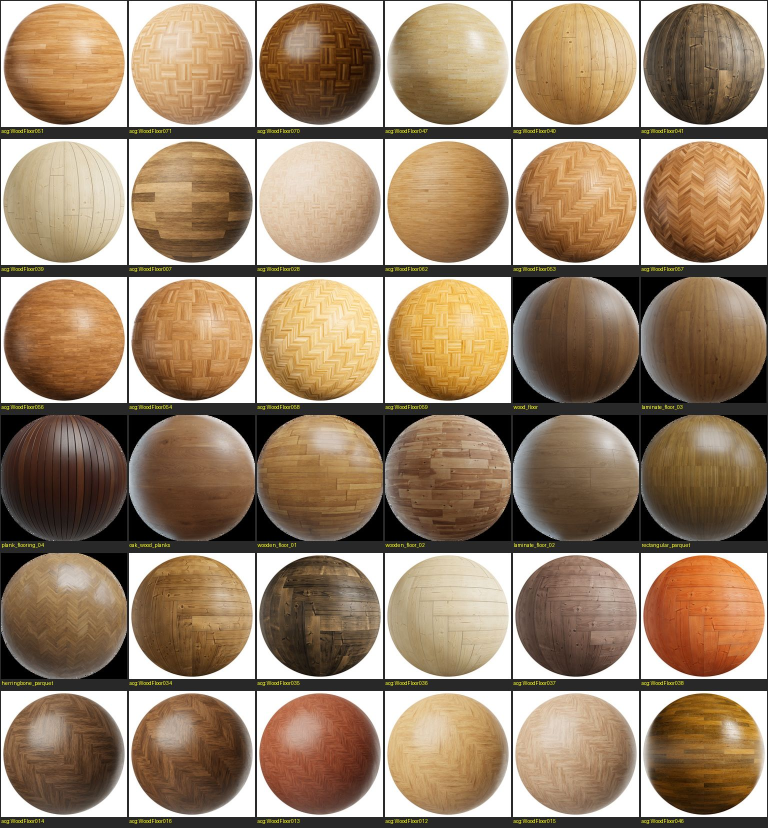
#> input picture render/logs/contact-0.jpg, 1536 x 1656 px (shown at 1/2 size)
$ python -i fetch.py   (imports and definitions only)
#> lines starting #> are read from the running program, lines starting #| are printed output that depends on the picture
#!/usr/bin/env python3
"""VILNYI Barreiro 2 - CC0 asset fetcher (Poly Haven + ambientCG).

Modes (read from render/assets/request.json -> "mode", or argv[1]):
  catalog  dump compact catalogs of Poly Haven textures/hdris/models and ambientCG materials
           into render/assets/catalog/*.json (used to choose assets by metadata)
  thumbs   download preview thumbnails of request["thumbs"] ids into labelled contact sheets
           render/logs/contact-<n>.jpg (for visual checking of candidates)
  build    download everything in render/assets/selection.json:
             2K masters -> CACHE (not committed)
             web 1K JPEG maps -> assets/pbr/<slot>/, 1K .hdr -> assets/hdri/, 1K GLB -> assets/models/
             assets/manifest.json, render/assets/blender_manifest.json, render/logs/assets.txt
All assets are CC0 (Poly Haven: https://polyhaven.com/license, ambientCG: https://docs.ambientcg.com/license/).
"""
import io, json, os, re, shutil, subprocess, sys, time, zipfile, hashlib
import urllib.request, urllib.error

ROOT = os.path.abspath(os.path.join(os.path.dirname(__file__), '..', '..'))
CACHE = os.environ.get('ASSET_CACHE', os.path.expanduser('~/.cache/vilnyi-assets'))
UA = 'VILNYI-Barreiro2-assets/1.0 (+https://github.com/yosmos384-ship-it/vilnyi-barreiro2)'
PH_API = 'https://api.polyhaven.com'
ACG_API = 'https://ambientcg.com/api/v2/full_json'
LOG = []
FAIL = []


# [170 lines left out: functions log, get, download, wjson, acg_all, mode_catalog and 2 more, not called in this run]


# ------------------------------------------------------------------ build helpers
from PIL import Image  # noqa: E402

Image.MAX_IMAGE_PIXELS = None
MAPKEYS = {  # web map name -> poly haven file keys (lowercase match), ambientCG suffixes
    'albedo': (['diffuse', 'diff', 'col', 'albedo'], ['_Color']),
    'normal': (['nor_gl'], ['_NormalGL']),
    'roughness': (['rough', 'roughness'], ['_Roughness']),
    'ao': (['ao'], ['_AmbientOcclusion']),
    'metal': (['metal', 'metalness'], ['_Metalness']),
    'disp': (['displacement', 'disp'], ['_Displacement']),
    'opacity': (['alpha', 'opacity', 'mask'], ['_Opacity']),
}


# [40 lines left out: functions ph_pick, ph_urls, apply_bake, not called in this run]


def save_web(src, dst, size=1024, q=85, mode='RGB', bake=None):
#> called with src = '../logs/contact-0.jpg', dst = 'out.png', size = 1024, q = 85, mode = 'RGB'
    im = Image.open(src)
#> im is the input picture: PIL image 1536x1656 RGB; mean R, G, B 155.3, 132.6, 108.5
    if bake:
        im = apply_bake(im, bake)
    if im.mode in ('I;16', 'I;16B', 'I', 'F'):
        import numpy as np
        a = np.asarray(im, dtype='float32')
        a = a / max(1.0, a.max())
        im = Image.fromarray((a * 255).clip(0, 255).astype('uint8'))
    im = im.convert(mode)
    if im.size != (size, size):
        im = im.resize((size, size), Image.LANCZOS)
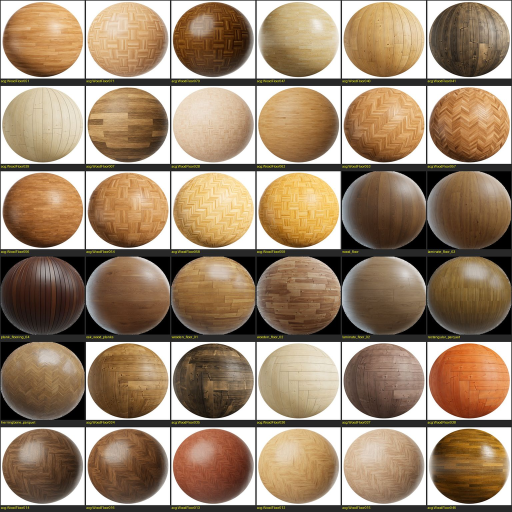
#> im: PIL image 1024x1024 RGB (shown at 1/2 size); mean R, G, B 155.1, 132.5, 108.4
    os.makedirs(os.path.dirname(dst), exist_ok=True)
    im.save(dst, 'JPEG', quality=q, optimize=True, progressive=True)
    return os.path.getsize(dst)


# [4 lines left out: function channel, not called in this run]


PH_INFO = {}


# [4 lines left out: function ph_info, not called in this run]


ACG_INDEX = None


# [174 lines left out: functions acg_asset, acg_zip_url, tex_set, hdri, model, run, not called in this run]


HINTS = {  # physically-plausible parameters for keys that need no bitmap
    'glass-window': {'color': '#dfe9ee', 'roughness': 0.02, 'metalness': 0, 'transmission': 1, 'ior': 1.52, 'thickness': 0.024, 'note': 'double glazing, slight green-blue tint'},
    'glass-railing': {'color': '#e6efef', 'roughness': 0.03, 'metalness': 0, 'transmission': 1, 'ior': 1.52, 'thickness': 0.02},
    'shower-glass': {'color': '#f2f6f6', 'roughness': 0.02, 'metalness': 0, 'transmission': 1, 'ior': 1.52, 'thickness': 0.01},
    'glass-drinking': {'color': '#ffffff', 'roughness': 0.0, 'metalness': 0, 'transmission': 1, 'ior': 1.5, 'thickness': 0.003},
    'mirror': {'color': '#f4f4f4', 'roughness': 0.0, 'metalness': 1},
    'water': {'color': '#2f4f5a', 'roughness': 0.05, 'metalness': 0, 'transmission': 0.0, 'ior': 1.33, 'note': 'use animated normal (three Water/Water2) or Blender ocean/noise bump'},
    'foliage': {'color': '#4d6b35', 'roughness': 0.6, 'metalness': 0, 'sheen': 0.3, 'translucency': 0.3, 'note': 'olive: #6f7f5a top / #9aa58a underside'},
    'plant-leaf': {'color': '#3f6a2c', 'roughness': 0.5, 'metalness': 0, 'translucency': 0.3},
    'candle-wax': {'color': '#f3ece0', 'roughness': 0.45, 'metalness': 0, 'subsurface': 0.5},
    'bulb-emissive': {'color': '#ffffff', 'emissive': '#ffd7a8', 'kelvin': 2700, 'watts': 6},
    'downlight-emissive': {'color': '#ffffff', 'emissive': '#ffe2bd', 'kelvin': 3000, 'watts': 8, 'lumens': 700},
    'led-strip-emissive': {'color': '#ffffff', 'emissive': '#ffd9a8', 'kelvin': 2700, 'wattsPerMetre': 10},
}


# [142 lines left out: functions mode_build, main, not called in this run]


# [2 lines not run here, left out]

>>> result = save_web('../logs/contact-0.jpg', 'out.png')

$ run again, on render/logs/contact-4.jpg
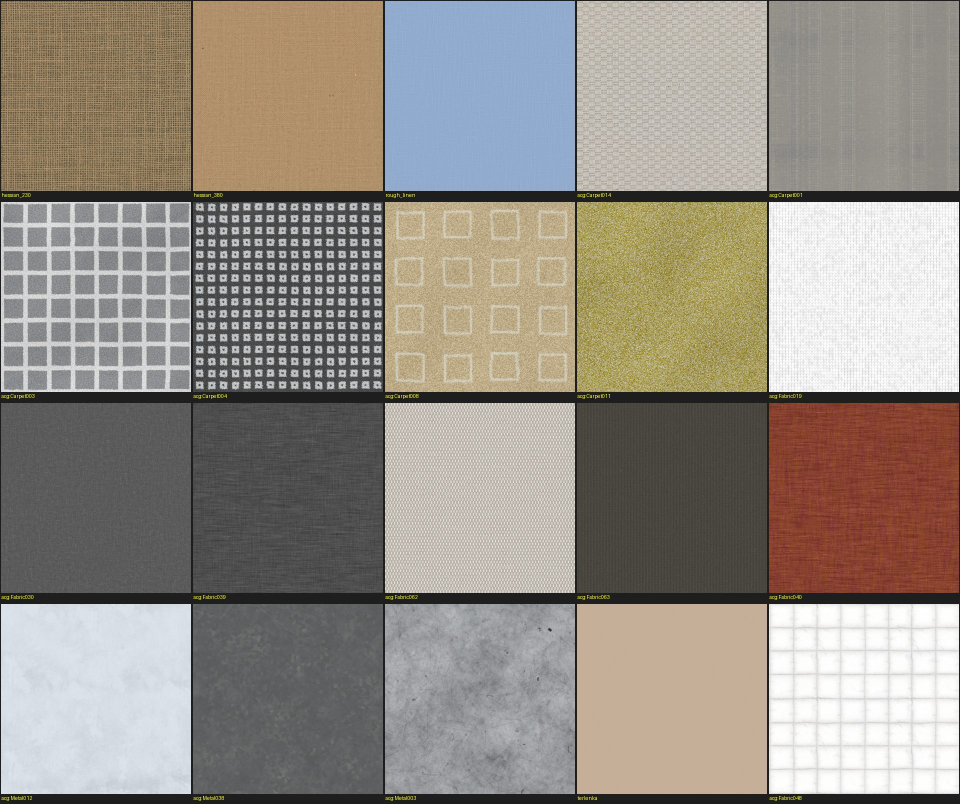
#> input picture render/logs/contact-4.jpg, 1920 x 1608 px (shown at 1/2 size)
#> in save_web, im is the input picture: PIL image 1920x1608 RGB; mean R, G, B 149.8, 142.7, 133.7
#> in save_web, `im = im.resize((size, size), Image.LANCZOS)`:
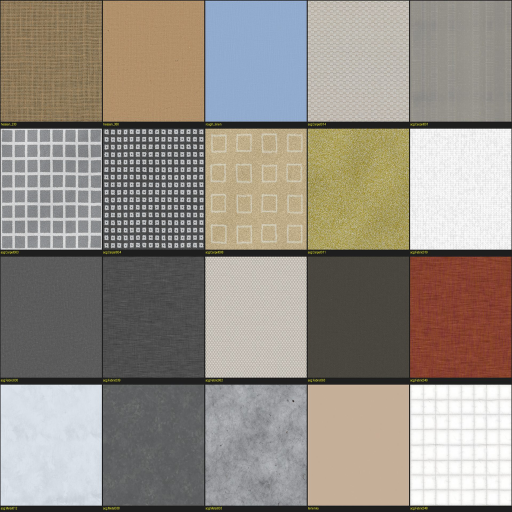
#> im: PIL image 1024x1024 RGB (shown at 1/2 size); mean R, G, B 149.8, 142.7, 133.7

$ run again, on render/logs/contact-5.jpg
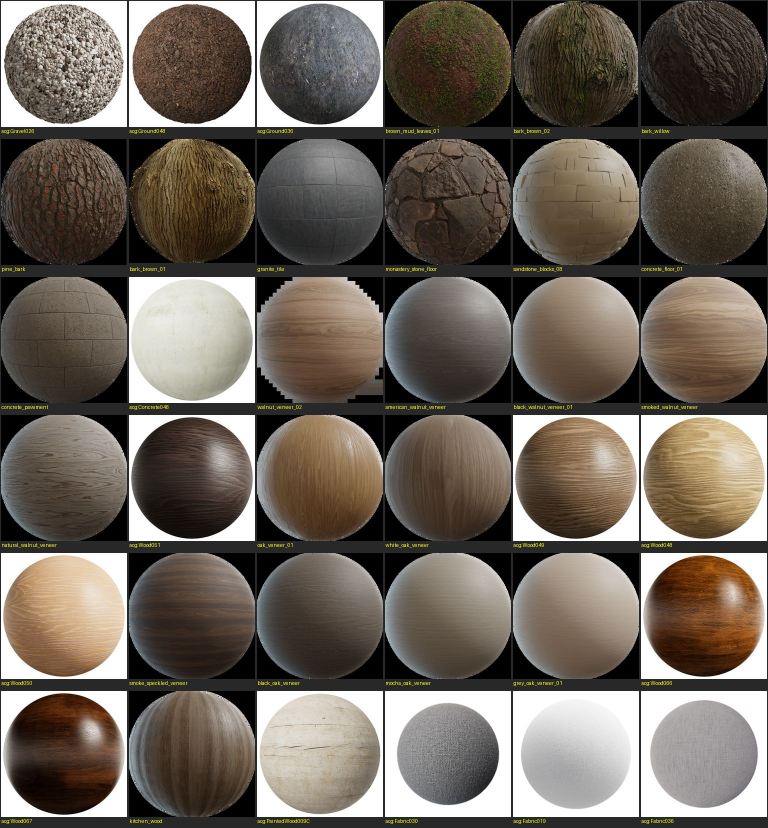
#> input picture render/logs/contact-5.jpg, 1536 x 1656 px (shown at 1/2 size)
#> in save_web, im is the input picture: PIL image 1536x1656 RGB; mean R, G, B 108.7, 100, 90.4
#> in save_web, `im = im.resize((size, size), Image.LANCZOS)`:
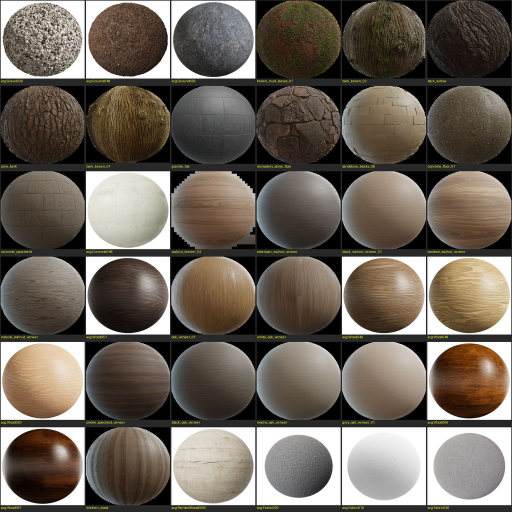
#> im: PIL image 1024x1024 RGB (shown at 1/2 size); mean R, G, B 108.6, 99.9, 90.4

$ run again, on render/logs/contact-6.jpg
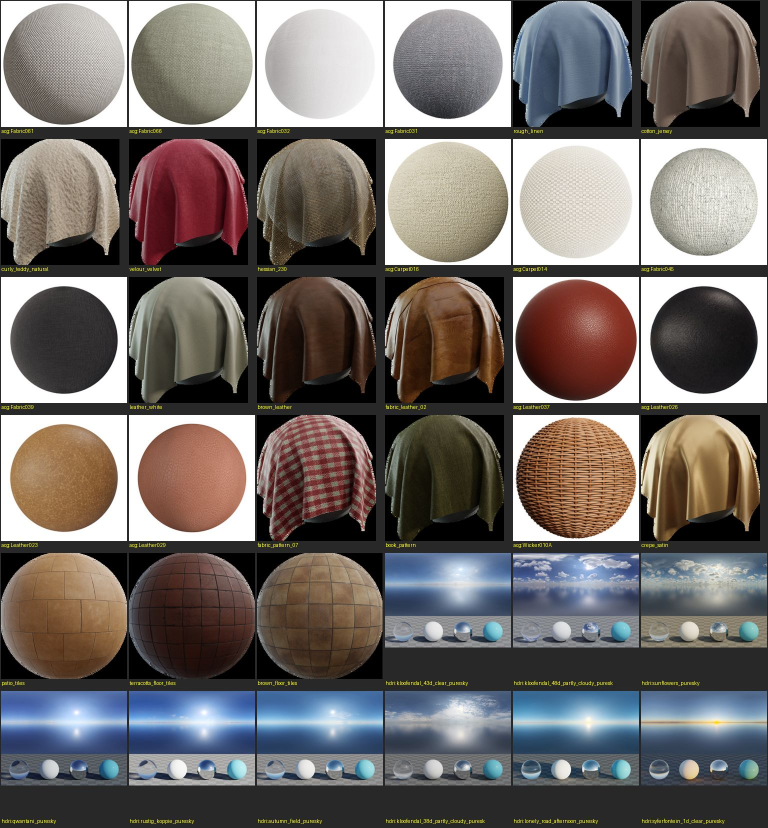
#> input picture render/logs/contact-6.jpg, 1536 x 1656 px (shown at 1/2 size)
#> in save_web, im is the input picture: PIL image 1536x1656 RGB; mean R, G, B 113.4, 107.7, 105
#> in save_web, `im = im.resize((size, size), Image.LANCZOS)`:
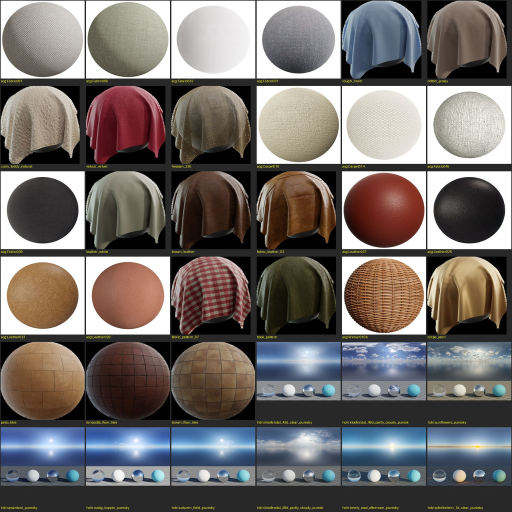
#> im: PIL image 1024x1024 RGB (shown at 1/2 size); mean R, G, B 113.4, 107.6, 104.9
